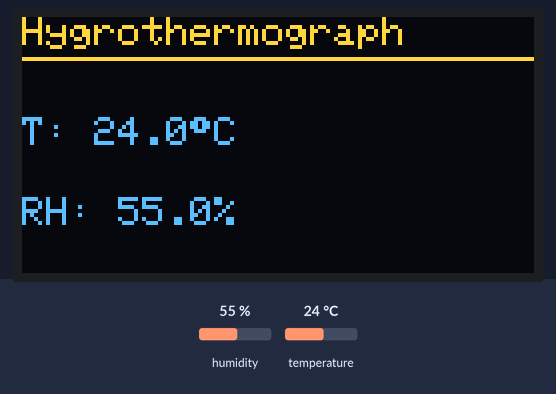
Bench run of a sketch on a simulated Arduino Uno, built with avr-gcc and run on an emulated ATmega328P. Parts: 128×64 one-colour display. Inputs (shaded band) come from the test bench; at power-on: humidity 55 %, temperature 24 °C. The OLED is the two-colour kind (top 16 rows yellow).

Above: at 2.2 s.
2.3 s: humidity set to 22 %
At 4.3 s:
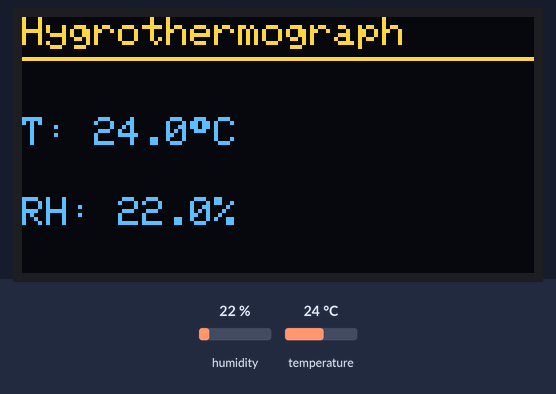
4.6 s: temperature set to 12 °C
At 6.0 s:
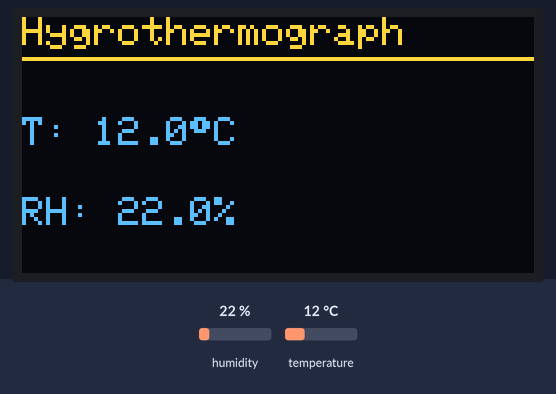
6.6 s: humidity set to 40 %
At 7.5 s:
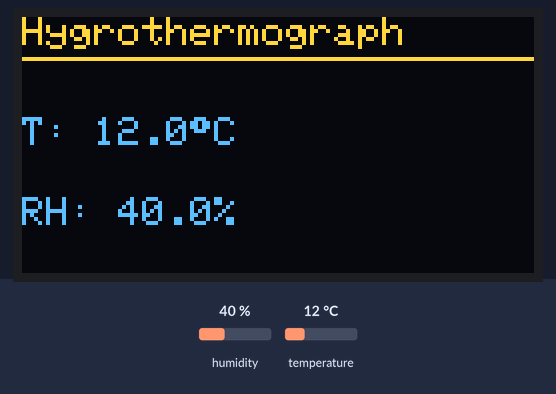
8.6 s: temperature set to 19 °C
Timing chart, 0 to 11.6 s (numbered marks = the images above; inputs shaded):
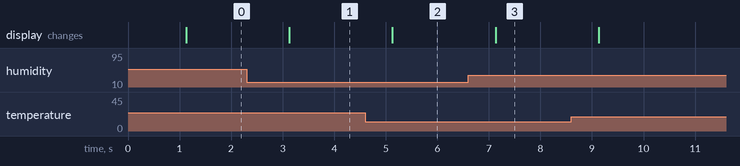

Measured:
- after the input at 2.3 s, the display: changes after 0.83 s (image 1)
- after the input at 4.6 s, the display: changes after 0.53 s (image 2)
- after the input at 6.6 s, the display: changes after 0.53 s (image 3)

The sketch:

3_3.ino
```cpp
#include <Wire.h>
#include <AHT20.h>
#include <Adafruit_GFX.h>
#include <Adafruit_SH110X.h>

// OLED configuration
#define SCREEN_WIDTH 128
#define SCREEN_HEIGHT 64
#define OLED_RESET -1
#define I2C_ADDRESS 0x3C

Adafruit_SH1106G display(SCREEN_WIDTH, SCREEN_HEIGHT, &Wire, OLED_RESET);
AHT20 aht20;

// Last update time
unsigned long lastUpdate = 0; // Record last update time
const unsigned long updateInterval = 1000; // Update interval of 1 second

void setup() {
  Serial.begin(115200);

  Wire.begin();

  // Initialize the AHT20 sensor
  if(!aht20.begin()) {
    Serial.println("AHT20 not detected! Please check the wiring");
    while(1); // An error is reported only through the serial port
  }

  // Initialize OLED
  if(!display.begin(I2C_ADDRESS, true)) {
    Serial.println("OLED initialization failed");
    while(1); // An error is reported only through the serial port
  }

  // Clear the screen to display the initial information
  display.clearDisplay();
  display.setTextSize(1);
  display.setTextColor(SH110X_WHITE);
  display.setCursor(10, 30);
  display.println("Initializing...");
  display.display();
  delay(1000);
}

void loop() {
  if(millis() - lastUpdate >= updateInterval) {
    lastUpdate = millis();

    float temperature = aht20.getTemperature();
    float humidity = aht20.getHumidity();

    // Streamlined display updates
    display.clearDisplay();
    display.setTextSize(1);

    // Draw the title bar
    display.setTextSize(1);
    display.setCursor(0, 0);
    display.println("Hygrothermograph");
    display.drawLine(0, 10, SCREEN_WIDTH, 10, SH110X_WHITE);

    // Temperature display (optimized symbol display)
    display.setCursor(0, 25);
    display.print("T: ");
    display.print(temperature, 1);
    display.cp437(true);
    display.write(248); // °
    display.println("C");

    // Humidity display
    display.setCursor(0, 45);
    display.print("RH: ");
    display.print(humidity, 1);
    display.println("%");

    display.display();
  }
}
```
